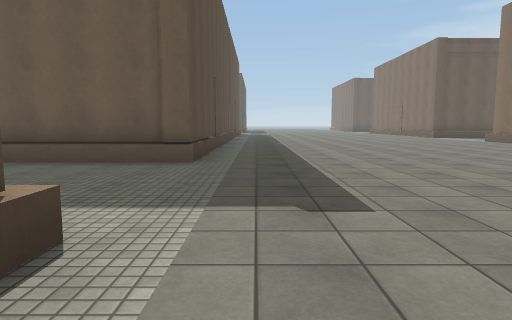
View 1 (above)

21 first-person views from a walk through a scene from a Unity 3-D project. The camera is 1.3 m above the floor, tilts 6° down and sees 75° across. The floor is counted in squares, 2 m on a side. Each view is taken from the middle of a square. On the plan, view 1 faces up. The plan holds only what a view shows up to about 10 squares ahead; the rest is blank. The place goes on beyond the plan. The player character is not drawn. Some animated figures are not drawn. Surface patterns are stand-ins for the level's own textures.

View 2
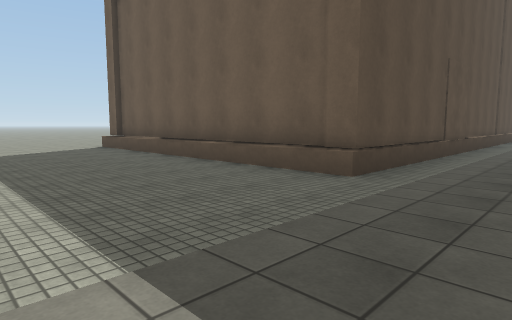

View 3
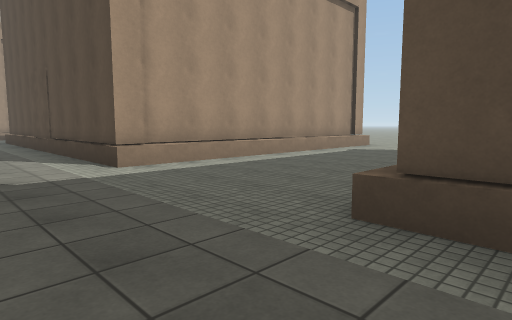

View 4
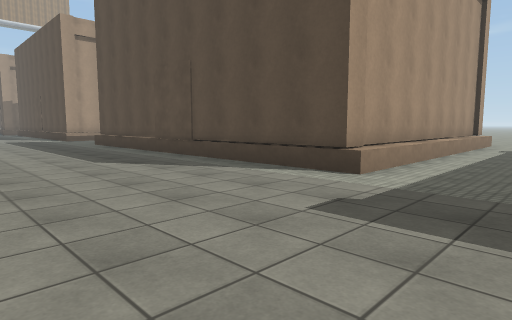

View 5
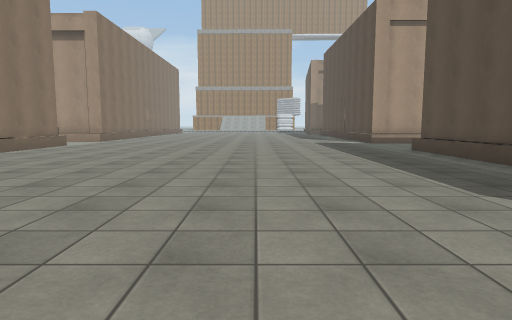

View 6
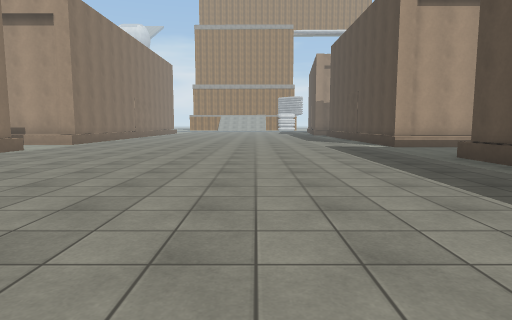

View 7
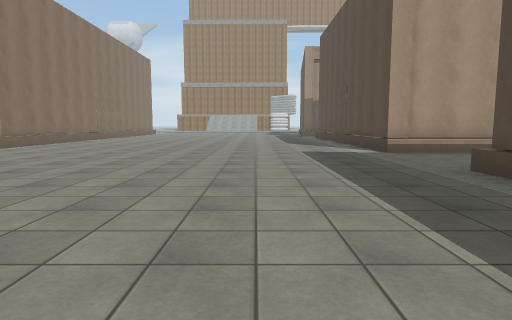

View 8
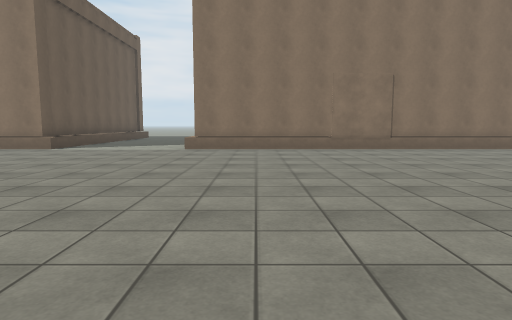

View 9
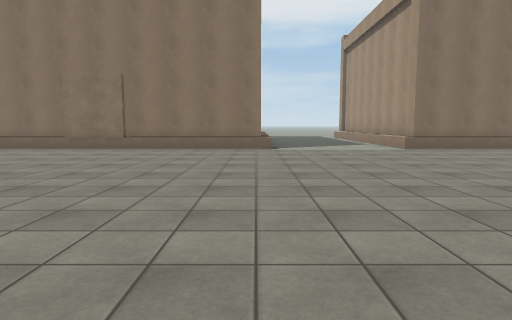

View 10
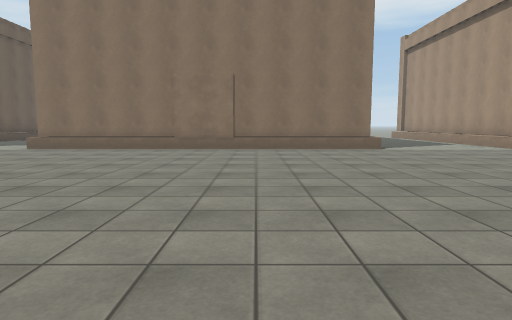

View 11
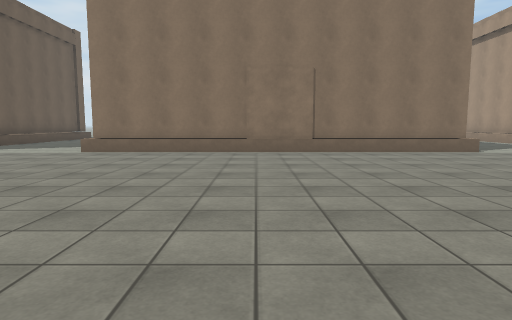

View 12
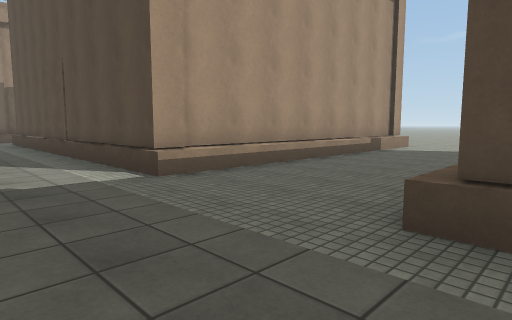

View 13
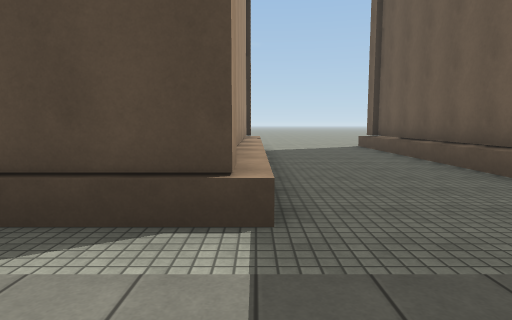

View 14
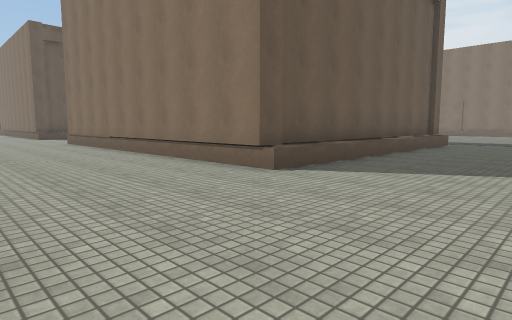

View 15
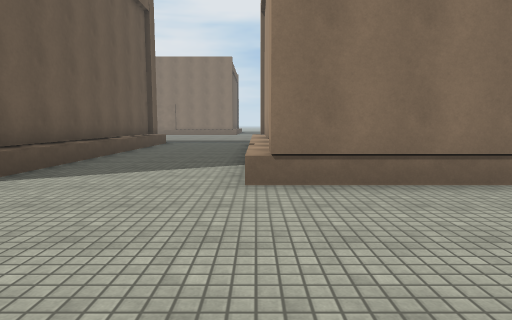

View 16
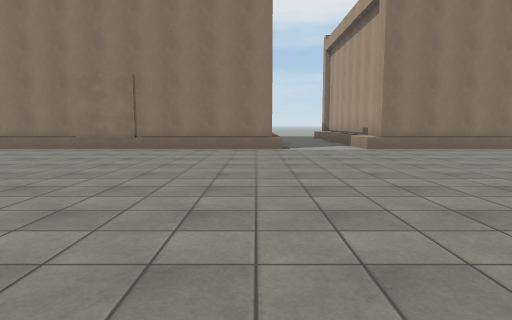

View 17
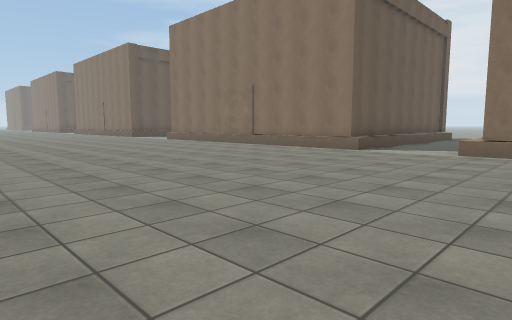

View 18
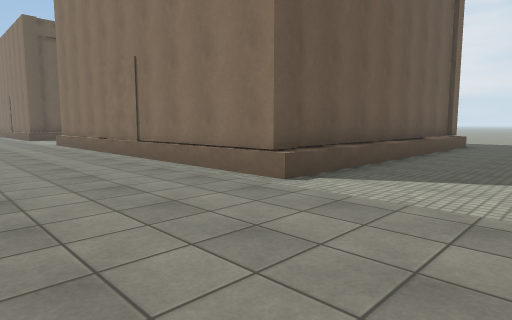

View 19
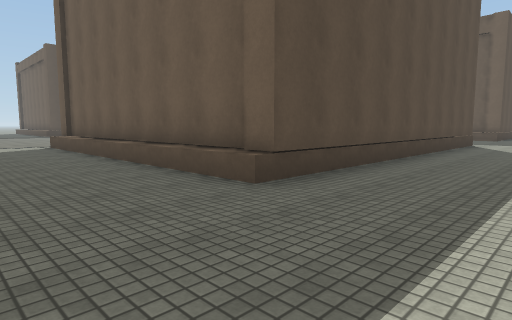

View 20
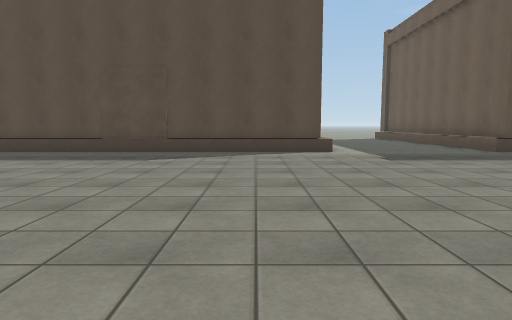

View 21
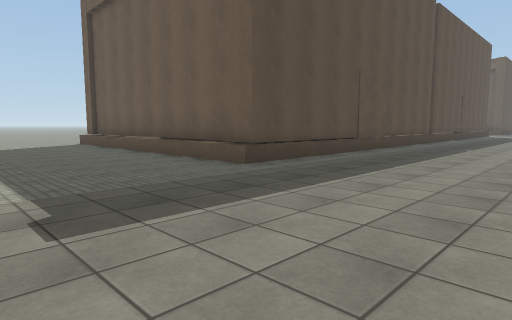

### Floor plan
Key: @ floor where view 1 was taken; . floor; O other object.
Columns run from 13 left of view 1 to 20 right of it. Each row starts with its distance up from view 1.
 12             O... .....O       O.
 11             O.........O       O..
 10             O.........O       O..
  9             O.........O       O..
  8             O.........O       O..
  7         OOOOO.........O       O..
  6     OOOOOOOOO.........O       O..
  5    ...................O       O...
  4    ...................OOOOOOOOO...
  3     ..............................
  2     OOOOOOOO......................
  1     OOOOOOOOO...........     .....
  0   ..O       O@........OO
 -1  ...O       O.........OO
 -2  ...O       O.........O
 -3  ...O       O.........O
 -4  ...O       O.........O
 -5  ...O       O.........O
 -6  ...O       O.........O
 -7 ....OOOOOOOOO.........O
 -8 ......................O
 -9 ......................OOO
-10 .........................
-11 ....OOOOOOOOO............
-12  ...O    OO O.........OO
-13   ..O       O.........OO
-14    .O       O.........O

Positions as (right, up) in squares from view 1, and headings:
1: (0, 0), facing up
2: (1, 2), facing up-left
3: (1, 7), facing down-left
4: (3, 4), facing down-left
5: (3, 1), facing down
6: (3, -1), facing down
7: (2, -3), facing down
8: (0, -2), facing right
9: (0, 4), facing right
10: (0, 7), facing right
11: (1, 9), facing right
12: (1, -7), facing down-left
13: (1, -11), facing left
14: (-13, -11), facing up-right
15: (-13, -11), facing right
16: (0, -9), facing right
17: (1, -14), facing up-right
18: (6, 1), facing up-right
19: (20, 1), facing up-left
20: (7, 0), facing left
21: (3, 2), facing up-left
